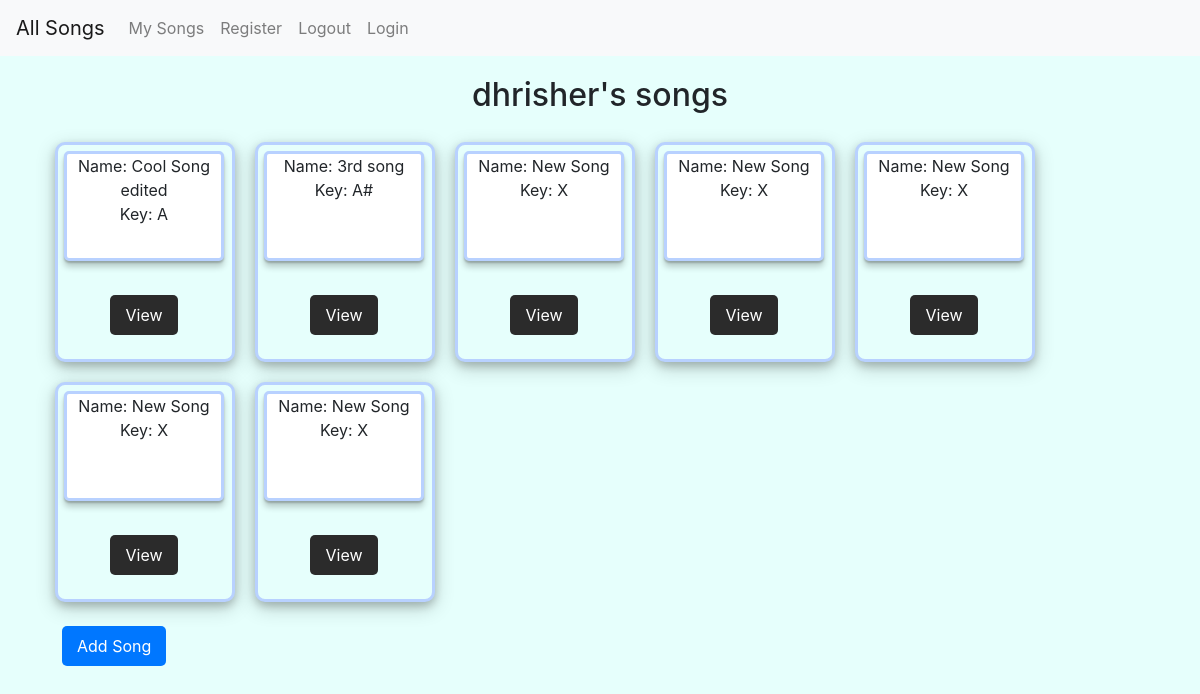
The app's page /my_songs/ (signed in), older data.
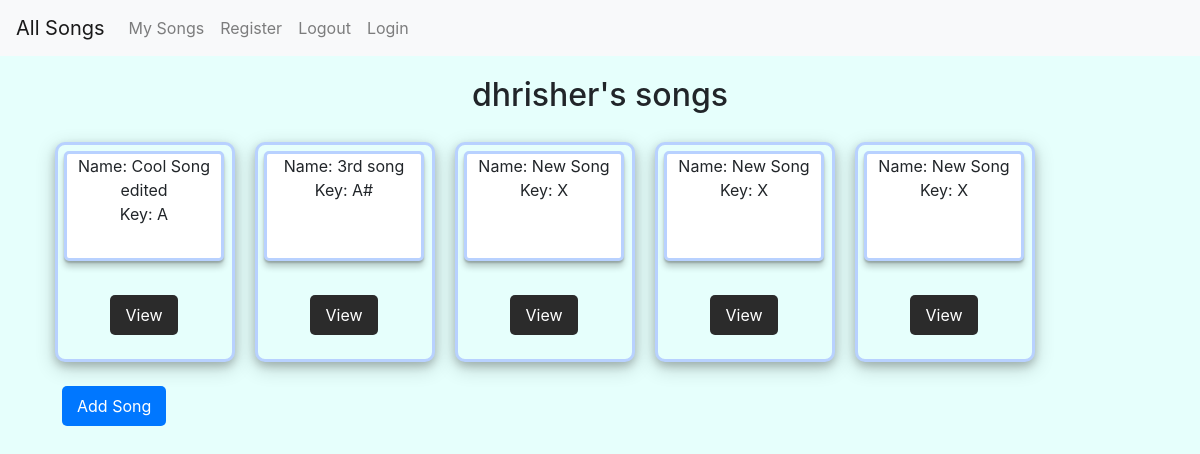
The same page, newer data.
### tabs/models.py (models this page shows, shortened)
class Song(models.Model):
    user = models.ForeignKey(User, on_delete=models.SET_NULL, null=True)
    name = models.CharField(max_length=20)
    key = models.CharField(max_length=2)

### tabs/views.py (the view)
# urls.py: path('my_songs/',views.song_list, name="songs"),
@login_required
def song_list(request):
    current_user = request.user
    songs = current_user.song_set.all()
    context = {'songs': songs, 'current_user': current_user}
    return render(request, 'tabs/song_list.html', context)

### tabs/templates/tabs/song_list.html (shortened to what this page needs)
{% extends "tabs/base.html" %}
{% block body_block %}
<h2 id="list_title">{{current_user.username}}'s songs</h2>
<div class="container">
    <div class="row align-items-start">
    {% for song in songs %}
        <div class="outer_container song_list">
            <div class="inner_container song_list">
                <div class="song_text_container">
                    <span>Name: {{ song.name }}</span>
                    <br>
                    <span>Key: {{ song.key }}</span>
                    <br>
                </div>
                <div class="view_container">
                    <div id="view_button_container">
                        <a class="button button-dark" href="{% url 'detail' pk=song.pk %}">View</a>
                    </div>
                </div>
            </div>
        </div>
    {% endfor %}
</div>
    <a class="button button-primary" href="{% url 'add_song' %}">Add Song</a>
</div>
{% endblock %}

Row changes from the older to the newer data that the page shows:
removed Song: name "New Song", key "X"
removed Song: name "New Song", key "X"
